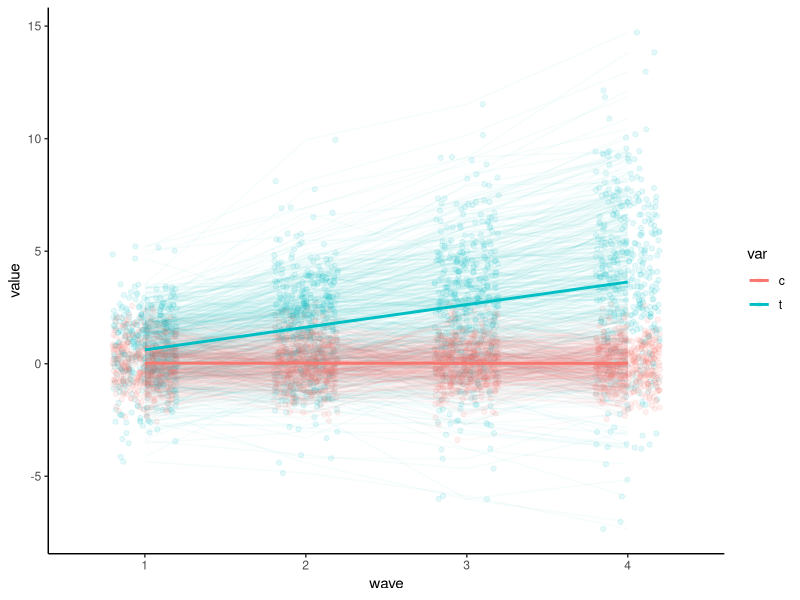

Source code (R): (Note: this script raises an error after producing the figure.)
## ---- chunk 1
knitr::opts_chunk$set(echo = TRUE)
## ---- chunk 2
#install.packages('lavaan')
require(lavaan)
require(tidyverse)
data("Demo.growth")

knitr::kable(summary(Demo.growth))

Demo.growth %>%
  mutate(pid = 1:n()) %>%
  gather(key, value, -pid, -x1, -x2) %>%
  extract(col = key, into = c('var', 'wave'), regex = '(\\w)(\\d)') %>%
  ggplot(aes(x = wave, y = value, color = var, group = var)) +
  geom_point(position = position_jitter(w = .2), alpha = .1) +
  geom_line(stat = 'identity', aes(group = interaction(var, pid)), alpha = .04) + 
  geom_line(stat = 'smooth', method = 'lm', size = 1) + 
  theme_classic()
  
## ---- chunk 3
riclpmModel <- 
'
#Note, the data contain t1-3 and c1-3
#Latent mean Structure with intercepts

kappa =~ 1*t1 + 1*t2 + 1*t3
omega =~ 1*c1 + 1*c2 + 1*c3

t1 ~ mu1*1 #intercepts
t2 ~ mu2*1
t3 ~ mu3*1
c1 ~ pi1*1
c2 ~ pi2*1
c3 ~ pi3*1

kappa ~~ kappa #variance
omega ~~ omega #variance
kappa ~~ omega #covariance

#laten vars for AR and cross-lagged effects
p1 =~ 1*t1 #each factor loading set to 1
p2 =~ 1*t2
p3 =~ 1*t3
q1 =~ 1*c1
q2 =~ 1*c2
q3 =~ 1*c3

#constrain autoregression and cross lagged effects to be the same across both lags.
p3 ~ alpha3*p2 + beta3*q2
p2 ~ alpha2*p1 + beta2*q1

q3 ~ delta3*q2 + gamma3*p2
q2 ~ delta2*q1 + gamma2*p1

p1 ~~ p1 #variance
p2 ~~ u2*p2
p3 ~~ u3*p3
q1 ~~ q1 #variance
q2 ~~ v2*q2
q3 ~~ v3*q3

p1 ~~ q1 #p1 and q1 covariance
p2 ~~ q2 #p2 and q2 covariance
p3 ~~ q3 #p2 and q2 covariance'

fit <- lavaan(riclpmModel, data = Demo.growth,
              int.ov.free = F,
              int.lv.free = F,
              auto.fix.first = F,
              auto.fix.single = F,
              auto.cov.lv.x = F,
              auto.cov.y = F,
              auto.var = F)
summary(fit)
